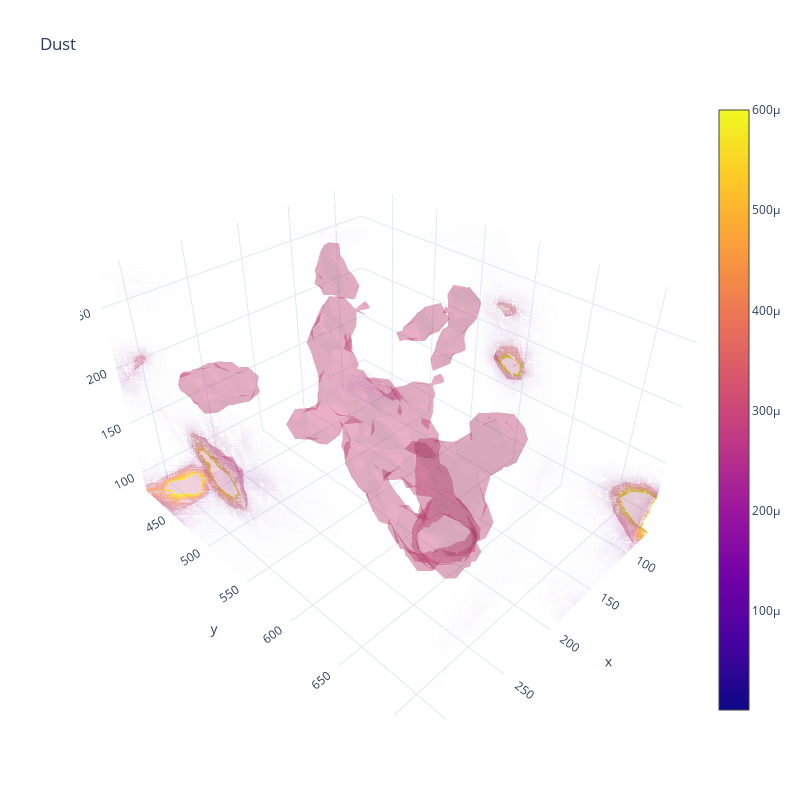

The notebook cell this image was saved under:
### Code cell
layout_3d = go.Layout(
    template = "plotly_white",
    #paper_bgcolor = "black",
    #plot_bgcolor = "black",
    title = "Dust",
    scene = dict(
        xaxis = dict(title = "x", range = x_bounds),
        yaxis = dict(title = "y", range = y_bounds),
        zaxis = dict(title = "z", range = z_bounds),
    ),
    width = 800,
    height = 800
)

fig_3d_dust = go.Figure(data = volume_dust_flat, layout = layout_3d)
fig_3d_dust.show()

### Figure 1 — Plotly figure (JSON) as saved in the notebook; plotly's stock layout.template omitted (floating-point values rounded to 4 significant figures; data arrays with more than 128 entries replaced by an {"elided": "..."} marker saying what was removed)
{"data": [{"flatshading": true, "isomax": 0.0006, "isomin": 1e-06, "opacityscale": [[0, 0], [1, 1]], "surface": {"count": 1, "show": true}, "type": "volume", "value": {"elided": "18018 float values"}, "x": {"elided": "18018 int values"}, "y": {"elided": "18018 int values"}, "z": {"elided": "18018 int values"}}], "layout": {"height": 800, "scene": {"xaxis": {"range": [70, 320], "title": {"text": "x"}}, "yaxis": {"range": [410, 730], "title": {"text": "y"}}, "zaxis": {"range": [80, 280], "title": {"text": "z"}}}, "title": {"text": "Dust"}, "width": 800}}
